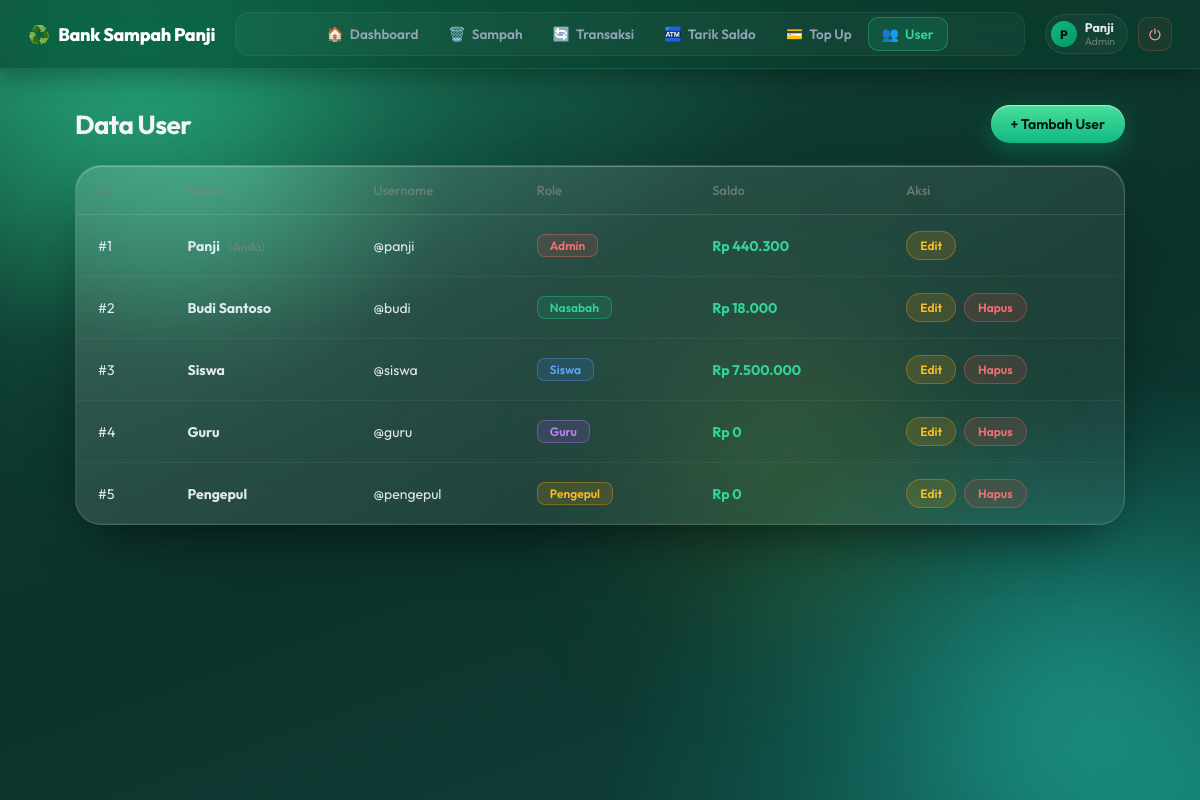
/user/index.php (signed in), run on an earlier commit of the app's database.
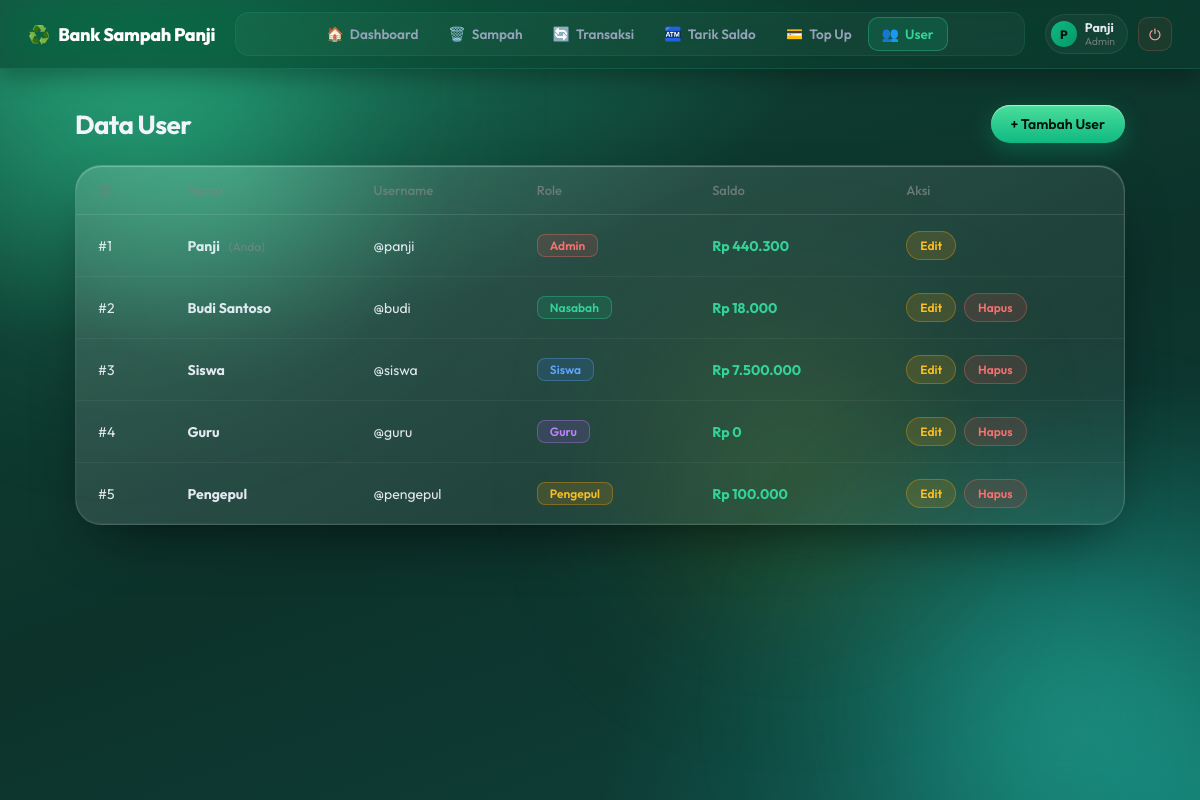
And on a later commit of the database.
### tables this page shows
CREATE TABLE `users` (
  `id_user` int(11) NOT NULL,
  `nama` varchar(100) NOT NULL,
  `username` varchar(50) NOT NULL,
  `password` varchar(255) NOT NULL,
  `saldo` decimal(15,2) NOT NULL DEFAULT 0.00,
  `role` enum('admin','nasabah','siswa','guru','pengepul') NOT NULL DEFAULT 'siswa'
);

### user/index.php (the view, shortened to what this page needs)
<?php
require_once "koneksi.php";
function e($s) {
    return htmlspecialchars((string) $s, ENT_QUOTES, "UTF-8");
}
function render_head($judul = "Halaman") { ?>
<?php }
function render_navbar() {
    $active = basename(dirname($_SERVER["SCRIPT_NAME"]));
    $_role  = $_SESSION["role"] ?? "";
    $_nama  = $_SESSION["nama"] ?? "";
    $_items = [
        ["dashboard",   "../index.php",             "🏠", "Dashboard",   null],
        ["sampah",      "../sampah/index.php",      "🗑️", "Sampah",      null],
        ["transaksi",   "../transaksi/index.php",   "🔄", "Transaksi",   null],
        ["tarik_saldo", "../tarik_saldo/index.php", "🏧", "Tarik Saldo", ["admin", "nasabah", "siswa", "guru"]],
        ["topup_saldo", "../topup_saldo/index.php", "💳", "Top Up",      ["admin", "pengepul"]],
        ["user",        "../user/index.php",        "👥", "User",        ["admin"]],
    ];
?>
<div class="navbar">
    <a href="../index.php" class="brand">
        <span>♻️</span> Bank Sampah Panji
    </a>
    <nav class="menu">
        <?php foreach ($_items as [$key, $href, $icon, $label, $roles]): ?>
            <?php if ($roles === null || in_array($_role, $roles, true)): ?>
                <a href="<?= $href ?>" class="nav-link <?= $active === $key ? "active" : "" ?>">
                    <span class="nav-icon"><?= $icon ?></span><?= $label ?>
                </a>
            <?php endif; ?>
        <?php endforeach; ?>
    </nav>
    <div class="navbar-user">
        <div class="user-chip">
            <span class="user-avatar"><?= e(mb_strtoupper(mb_substr($_nama ?: "?", 0, 1))) ?></span>
            <span class="user-meta">
                <strong><?= e($_nama ?: "Pengguna") ?></strong>
                <small><?= e(ucfirst($_role)) ?></small>
            </span>
        </div>
        <a href="../logout.php" class="logout-btn" title="Logout">⏻</a>
    </div>
</div>
<?php
}
$data = mysqli_query($koneksi, "SELECT id_user, nama, username, saldo, role FROM users ORDER BY id_user ASC");
?>
<!DOCTYPE html>
<html lang="id">
<head>
</head>
<body>
    <div class="bg-glow-1"></div>
    <div class="bg-glow-2"></div>
    <?php render_navbar(); ?>
    <div class="container">
        <div class="header-action">
            <h2>Data User</h2>
            <a class="btn-tambah" href="tambah.php">+ Tambah User</a>
        </div>
        <div class="table-card">
            <table>
                <thead>
                    <tr>
                        <th>ID</th>
                        <th>Nama</th>
                        <th>Username</th>
                        <th>Role</th>
                        <th>Saldo</th>
                        <th>Aksi</th>
                    </tr>
                </thead>
                <tbody>
                    <?php while ($row = mysqli_fetch_assoc($data)): ?>
                    <?php $isSelf = ((int) $row["id_user"] === (int) $_SESSION["id_user"]); ?>
                    <tr>
                        <td>#<?= (int) $row["id_user"] ?></td>
                        <td>
                            <strong><?= e($row["nama"]) ?></strong>
                            <?php if ($isSelf): ?><span class="you">(Anda)</span><?php endif; ?>
                        </td>
                        <td>@<?= e($row["username"]) ?></td>
                        <td><span class="badge-role role-<?= e($row["role"]) ?>"><?= e(ucfirst($row["role"])) ?></span></td>
                        <td style="color: #34d399; font-weight: 700;">Rp <?= number_format($row["saldo"], 0, ",", ".") ?></td>
                        <td>
                            <div class="action-btns">
                                <a class="btn-edit" href="edit.php?id=<?= (int) $row["id_user"] ?>">Edit</a>
                                <?php if (!$isSelf): ?>
                                <form method="POST" action="hapus.php"
                                      onsubmit="return confirm('Hapus user ini? Semua transaksi dan penarikan saldo milik user ini ikut terhapus permanen.')">
                                    <button type="submit" class="btn-hapus">Hapus</button>
                                </form>
                                <?php endif; ?>
                            </div>
                        </td>
                    </tr>
                    <?php endwhile; ?>
                </tbody>
            </table>
        </div>
    </div>
</body>
</html>

What changed in the data, as far as the page shows it:
changed users "Pengepul": saldo "0" → "100.000"
